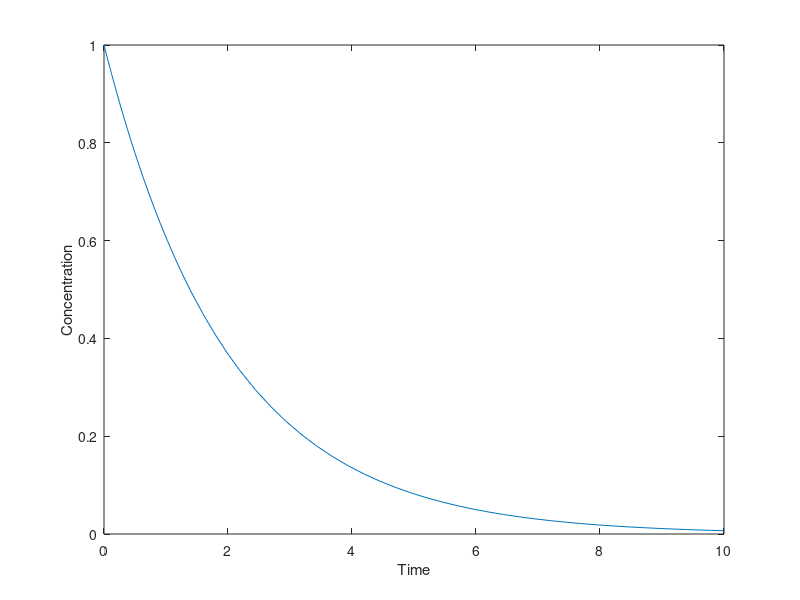

The MATLAB source for this figure:
k = 0.5;
C0 = 1;
tspan = [0, 10];

[t, C] = ode45(@(t, C) -k * C, tspan, C0);

plot(t, C);
xlabel("Time");
ylabel("Concentration");
